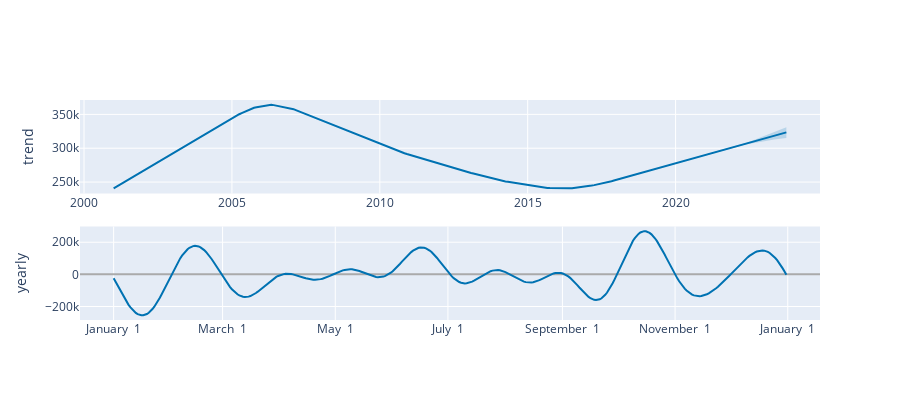

Write notebook code for a chart like this one.
### Markdown cell above
## Plotting the trend and yearly data

### Code cell
plot_components_plotly(m, forecast)

### Figure 1 — Plotly figure (JSON) as saved in the notebook; plotly's stock layout.template omitted (floating-point values rounded to 4 significant figures; data arrays with more than 128 entries replaced by an {"elided": "..."} marker saying what was removed)
{"data": [{"line": {"color": "#0072B2", "width": 2}, "mode": "lines", "name": "trend", "type": "scatter", "x": {"elided": "274 str values"}, "xaxis": "x", "y": {"elided": "274 float values"}, "yaxis": "y"}, {"line": {"color": "rgba(0, 114, 178, 0.2)", "width": 0}, "mode": "lines", "name": "trend_upper", "type": "scatter", "x": {"elided": "274 str values"}, "xaxis": "x", "y": {"elided": "274 float values"}, "yaxis": "y"}, {"fill": "tonexty", "fillcolor": "rgba(0, 114, 178, 0.2)", "line": {"color": "rgba(0, 114, 178, 0.2)", "width": 0}, "mode": "lines", "name": "trend_lower", "type": "scatter", "x": {"elided": "274 str values"}, "xaxis": "x", "y": {"elided": "274 float values"}, "yaxis": "y"}, {"line": {"color": "#0072B2", "width": 2}, "mode": "lines", "name": "yearly", "type": "scatter", "x": {"elided": "365 str values"}, "xaxis": "x2", "y": {"elided": "365 float values"}, "yaxis": "y2"}], "layout": {"height": 400, "showlegend": false, "width": 900, "xaxis": {"anchor": "y", "domain": [0, 1], "range": ["1999-11-12T15:36:00", "2024-11-18T08:24:00"], "type": "date"}, "xaxis2": {"anchor": "y2", "domain": [0, 1], "range": ["2016-12-13T18:54:02.958904115", "2018-01-18T11:04:57.863013581"], "tickformat": "%B %e", "type": "date"}, "yaxis": {"anchor": "x", "domain": [0.575, 1], "rangemode": "normal", "title": {"text": "trend"}, "zerolinecolor": "#AAA"}, "yaxis2": {"anchor": "x2", "domain": [0, 0.425], "title": {"text": "yearly"}, "zerolinecolor": "#AAA"}}}
